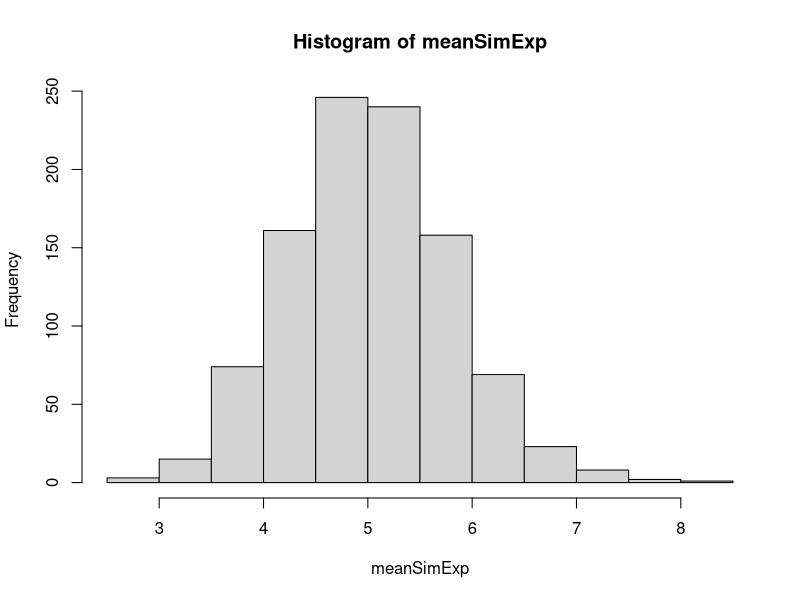
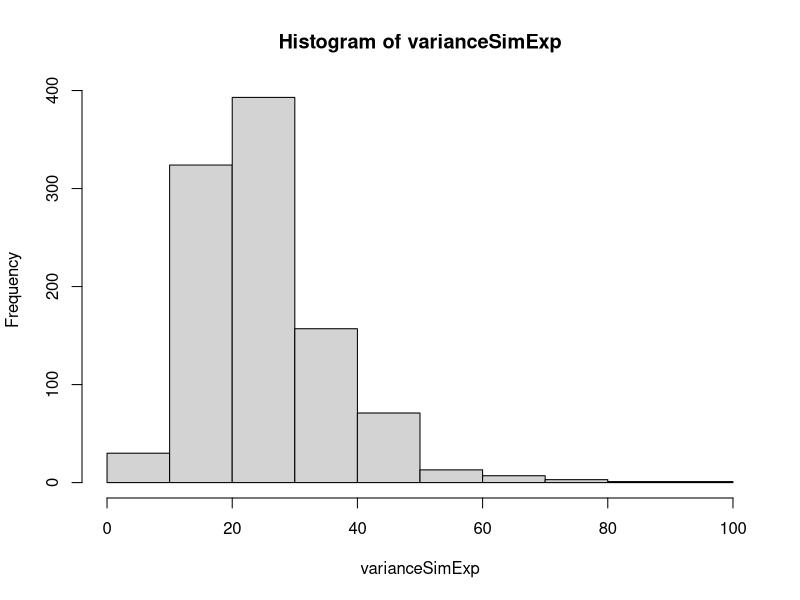

These figures' R source, in order:
#The exponential distribution can be simulated in R with rexp(n, lambda) where lambda is the rate parameter. 
#The mean of exponential distribution is 1/lambda and the standard deviation is also 1/lambda. 
#Set lambda = 0.2 for all of the simulations. You will investigate the distribution of averages of 40 exponentials. 
#Note that you will need to do a thousand simulations

#Show the sample mean and compare it to the theoretical mean of the distribution
n <- 40
lamda <- 0.2
numSims <- 1000

meanSimExp <- NULL
for (i in 1 : numSims) meanSimExp <- c(meanSimExp, mean(rexp(n,lamda)))

hist(meanSimExp)
mean(meanSimExp)
expMean <- sum(meanSimExp)/numSims
expMean

#Show how variable the sample is (via variance) and compare it to the theoretical variance of the distribution.
#expVariance <- sum((meanSimExp - expMean)^2)/(numSims -1)
#expVariance

25/40

varianceSimExp <- NULL
for (i in 1 : numSims) varianceSimExp <- c(varianceSimExp, var(rexp(n,lamda)))
hist(varianceSimExp)
